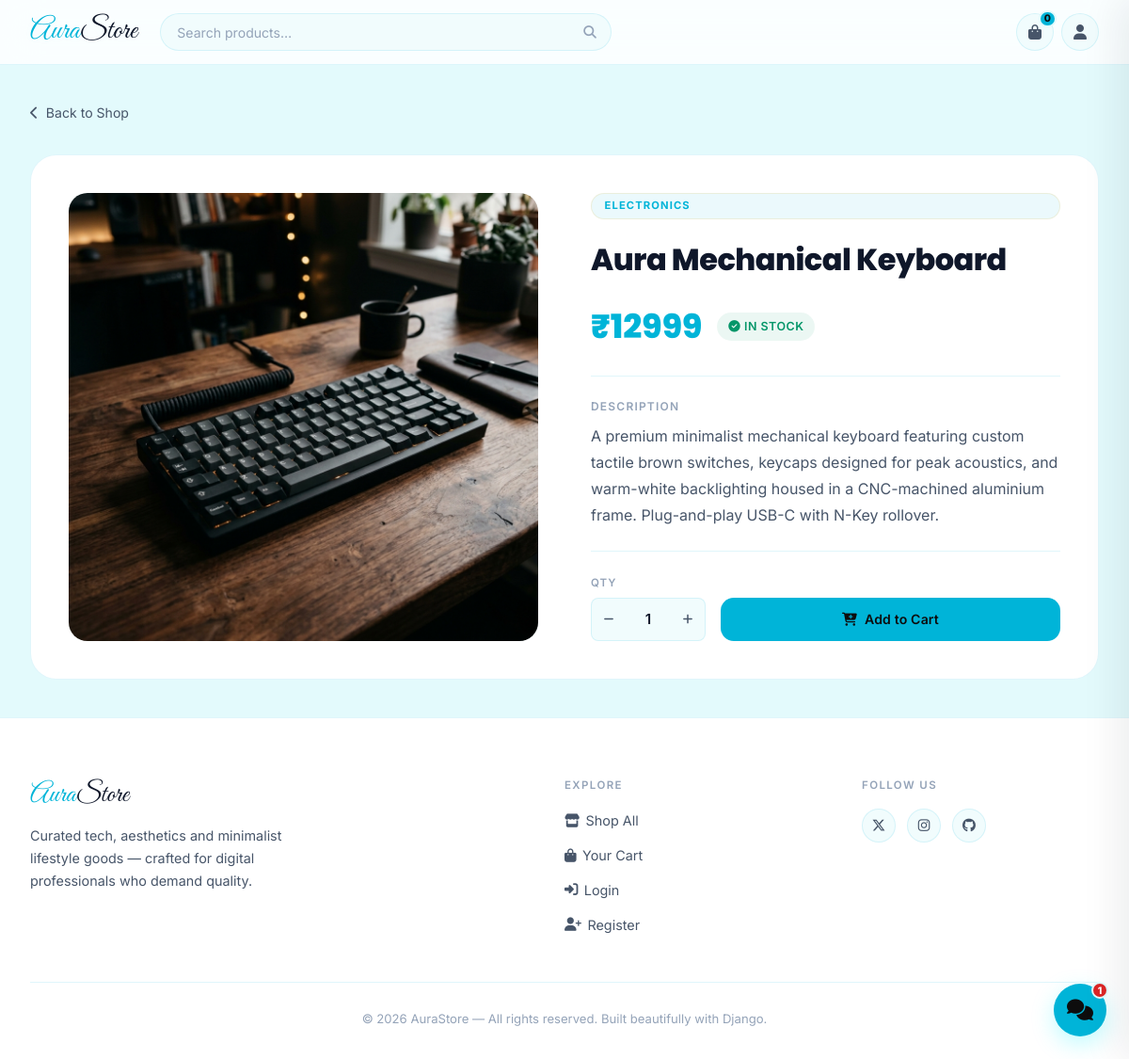
The app's page /product/15/ with its own data.
### store/models.py (models this page shows, shortened)
class Product(models.Model):
    CATEGORY_CHOICES = [
        ('Electronics', 'Electronics'),
        ('Desk Mats',   'Desk Mats'),
        ('Audio',       'Audio'),
        ('Lighting',    'Lighting'),
        ('Accessories', 'Accessories'),
    ]
    name        = models.CharField(max_length=200)
    description = models.TextField()
    price       = models.DecimalField(max_digits=10, decimal_places=2)
    image       = models.ImageField(upload_to='products/', blank=True, null=True)
    stock       = models.IntegerField(default=0)
    category    = models.CharField(
        max_length=50,
        choices=CATEGORY_CHOICES,
        default='Electronics',
    )
    created_at  = models.DateTimeField(auto_now_add=True)
    updated_at  = models.DateTimeField(auto_now=True)

### store/views.py (the view)
# urls.py: path('product/<int:pk>/', views.product_detail, name='product_detail'),
def product_detail(request, pk):
    product = get_object_or_404(Product, pk=pk)
    context = {
        'product': product
    }
    return render(request, 'store/product_detail.html', context)

### store/cart.py (called while the page is built)
    def __len__(self):
        return sum(item['quantity'] for item in self.cart.values())

### store/context_processors.py (called while the page is built)
def cart_items_count(request):
    cart = Cart(request)
    return {
        'cart': cart,
        'cart_total_count': len(cart)
    }

### store/templates/store/product_detail.html (shortened to what this page needs)
{% extends 'store/base.html' %}
{% load static %}
{% block content %}
<div class="detail-container">
  <nav class="breadcrumbs" aria-label="Breadcrumb">
    <a href="{% url 'store:product_list' %}">
      <i class="fas fa-chevron-left"></i> Back to Shop
    </a>
  </nav>
  <div class="product-detail-grid">
    <div class="detail-image-panel">
      {% if product.image %}
        <img src="{{ product.image.url }}" alt="{{ product.name }}" class="detail-image">
      {% else %}
        <div class="detail-image-placeholder">
          <i class="fas fa-box-open"></i>
        </div>
      {% endif %}
    </div>
    <div class="detail-info-panel">
      <span class="detail-category-pill">{{ product.category }}</span>
      <h1 class="detail-title">{{ product.name }}</h1>
      <div class="detail-price-row">
        <span class="detail-price">&#8377;{{ product.price|floatformat:0 }}</span>
        {% if product.stock > 0 %}
          {% if product.stock <= 5 %}
            <span class="stock-alert low-stock">
              <i class="fas fa-fire"></i> Only {{ product.stock }} left!
            </span>
          {% else %}
            <span class="stock-alert in-stock">
              <i class="fas fa-circle-check"></i> In Stock
            </span>
          {% endif %}
        {% else %}
          <span class="stock-alert out-of-stock">
            <i class="fas fa-circle-xmark"></i> Sold Out
          </span>
        {% endif %}
      </div>
      <div class="detail-divider"></div>
      <div class="detail-description">
        <h3>Description</h3>
        <p>{{ product.description|linebreaks }}</p>
      </div>
      <div class="detail-divider"></div>
      {% if product.stock > 0 %}
      <div class="detail-actions">
        <div class="quantity-selector">
          <label for="quantity">Qty</label>
          <div class="qty-control">
            <button type="button" class="qty-btn" id="qty-minus" aria-label="Decrease quantity">
              <i class="fas fa-minus"></i>
            </button>
            <input type="number" id="quantity" name="quantity"
                   value="1" min="1" max="{{ product.stock }}" readonly
                   aria-label="Product quantity">
            <button type="button" class="qty-btn" id="qty-plus" aria-label="Increase quantity">
              <i class="fas fa-plus"></i>
            </button>
          </div>
        </div>
        <button class="btn btn-primary add-to-cart-btn-large"
                id="add-to-cart-detail"
                data-product-id="{{ product.id }}">
          <i class="fas fa-cart-plus"></i> Add to Cart
        </button>
      </div>
      {% else %}
      <div class="detail-actions">
        <button class="btn btn-primary btn-large" disabled style="width:100%;">
          <i class="fas fa-ban"></i> Out of Stock
        </button>
      </div>
      {% endif %}
    </div>
  </div>
</div>
{% endblock %}

### records on screen
Product: image (picture), category "ELECTRONICS", name "Aura Mechanical Keyboard", price "12999", description "A premium minimalist mechanical keyboard featuring custom tactile brown switches, keycaps designed for peak acoustics, and warm-white backlighting housed in a CNC-machined aluminium frame. Plug-and-play USB-C with N-Key rollover."

### other values on screen
{{ cart_total_count }} "0"
